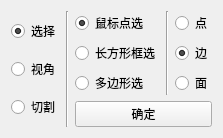
<?xml version="1.0" encoding="UTF-8"?>
<ui version="4.0">
 <class>MouseControlWidget</class>
 <widget class="QWidget" name="MouseControlWidget">
  <property name="geometry">
   <rect>
    <x>0</x>
    <y>0</y>
    <width>221</width>
    <height>111</height>
   </rect>
  </property>
  <property name="windowTitle">
   <string>MouseControlWidget</string>
  </property>
  <layout class="QHBoxLayout" name="horizontalLayout_2">
   <item>
    <layout class="QVBoxLayout" name="verticalLayout_3">
     <item>
      <widget class="QRadioButton" name="radioButton_Selection">
       <property name="text">
        <string>选择</string>
       </property>
       <property name="checked">
        <bool>true</bool>
       </property>
       <attribute name="buttonGroup">
        <string notr="true">buttonGroup_3</string>
       </attribute>
      </widget>
     </item>
     <item>
      <widget class="QRadioButton" name="radioButton_Camera_Manipulate">
       <property name="text">
        <string>视角</string>
       </property>
       <property name="shortcut">
        <string>Alt+V</string>
       </property>
       <property name="checked">
        <bool>false</bool>
       </property>
       <attribute name="buttonGroup">
        <string notr="true">buttonGroup_3</string>
       </attribute>
      </widget>
     </item>
     <item>
      <widget class="QRadioButton" name="radioButton_Cutting">
       <property name="text">
        <string>切割</string>
       </property>
       <attribute name="buttonGroup">
        <string notr="true">buttonGroup_3</string>
       </attribute>
      </widget>
     </item>
    </layout>
   </item>
   <item>
    <widget class="Line" name="line_2">
     <property name="orientation">
      <enum>Qt::Vertical</enum>
     </property>
    </widget>
   </item>
   <item>
    <widget class="QStackedWidget" name="stackedWidget">
     <property name="currentIndex">
      <number>0</number>
     </property>
     <widget class="QWidget" name="page">
      <layout class="QVBoxLayout" name="verticalLayout_6">
       <property name="margin">
        <number>0</number>
       </property>
       <item>
        <layout class="QHBoxLayout" name="horizontalLayout">
         <item>
          <layout class="QVBoxLayout" name="verticalLayout_2">
           <item>
            <widget class="QRadioButton" name="radioButton_Select_By_Click">
             <property name="text">
              <string>鼠标点选</string>
             </property>
             <property name="checked">
              <bool>true</bool>
             </property>
             <attribute name="buttonGroup">
              <string notr="true">buttonGroup</string>
             </attribute>
            </widget>
           </item>
           <item>
            <widget class="QRadioButton" name="radioButton_Select_By_Rectangle">
             <property name="text">
              <string>长方形框选</string>
             </property>
             <attribute name="buttonGroup">
              <string notr="true">buttonGroup</string>
             </attribute>
            </widget>
           </item>
           <item>
            <widget class="QRadioButton" name="radioButton_Select_By_Polygon">
             <property name="text">
              <string>多边形选</string>
             </property>
             <attribute name="buttonGroup">
              <string notr="true">buttonGroup</string>
             </attribute>
            </widget>
           </item>
          </layout>
         </item>
         <item>
          <widget class="Line" name="line">
           <property name="orientation">
            <enum>Qt::Vertical</enum>
           </property>
          </widget>
         </item>
         <item>
          <layout class="QVBoxLayout" name="verticalLayout">
           <item>
            <widget class="QRadioButton" name="radioButton_Select_Vertices">
             <property name="text">
              <string>点</string>
             </property>
             <attribute name="buttonGroup">
              <string notr="true">buttonGroup_2</string>
             </attribute>
            </widget>
           </item>
           <item>
            <widget class="QRadioButton" name="radioButton_Select_Edges">
             <property name="text">
              <string>边</string>
             </property>
             <property name="checked">
              <bool>true</bool>
             </property>
             <attribute name="buttonGroup">
              <string notr="true">buttonGroup_2</string>
             </attribute>
            </widget>
           </item>
           <item>
            <widget class="QRadioButton" name="radioButton_Select_Faces">
             <property name="text">
              <string>面</string>
             </property>
             <attribute name="buttonGroup">
              <string notr="true">buttonGroup_2</string>
             </attribute>
            </widget>
           </item>
          </layout>
         </item>
        </layout>
       </item>
       <item>
        <widget class="QPushButton" name="pb_Op_OK">
         <property name="text">
          <string>确定</string>
         </property>
        </widget>
       </item>
      </layout>
     </widget>
     <widget class="QWidget" name="page_2">
      <layout class="QGridLayout" name="gridLayout">
       <property name="margin">
        <number>0</number>
       </property>
       <item row="0" column="0">
        <widget class="QPushButton" name="pushButton">
         <property name="text">
          <string>开始自动旋转</string>
         </property>
        </widget>
       </item>
      </layout>
     </widget>
     <widget class="QWidget" name="page_3">
      <layout class="QVBoxLayout" name="verticalLayout_5">
       <property name="margin">
        <number>0</number>
       </property>
       <item>
        <widget class="QPushButton" name="pushButton_Compute_Cutting">
         <property name="text">
          <string>计算切割</string>
         </property>
        </widget>
       </item>
       <item>
        <widget class="QPushButton" name="pushButton_Restore_Cutting">
         <property name="text">
          <string>复原</string>
         </property>
        </widget>
       </item>
      </layout>
     </widget>
    </widget>
   </item>
  </layout>
 </widget>
 <layoutdefault spacing="6" margin="11"/>
 <resources/>
 <connections/>
 <buttongroups>
  <buttongroup name="buttonGroup_2"/>
  <buttongroup name="buttonGroup_3"/>
  <buttongroup name="buttonGroup"/>
 </buttongroups>
</ui>
